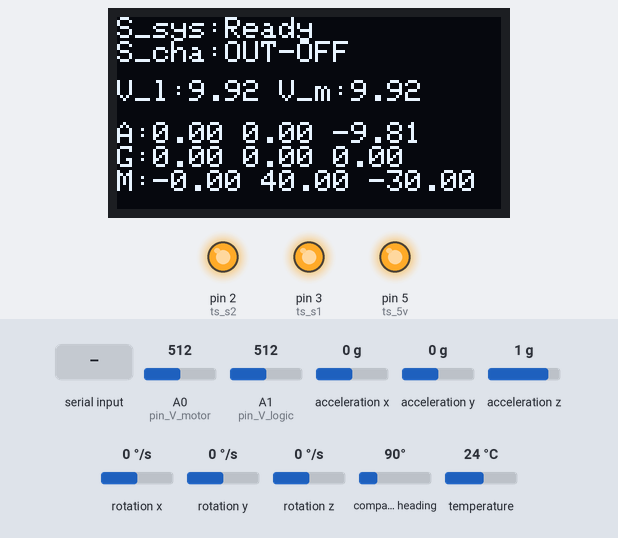
Simulated run of this sketch. Board: Arduino Uno, built with avr-gcc and run on an emulated ATmega328P. On the bench: 128×64 one-colour display, output pins drawn as LEDs (lit = HIGH). The test bench sets the inputs (shaded band); at power-on: acceleration x 0 g, A0 (pin_V_motor) = 512, A1 (pin_V_logic) = 512, acceleration z 1 g, acceleration y 0 g, rotation x 0 °/s, rotation y 0 °/s, rotation z 0 °/s, compass heading 90°, temperature 24 °C. The display library's start-up logo is not drawn; the ROS host is connected and sends only what is stated; pins used as bus, display or sensor lines are not drawn; what the sketch prints to the serial monitor is not drawn.

Above: at 4.7 s.
4.8 s: "u" received over Serial
At 5.5 s:
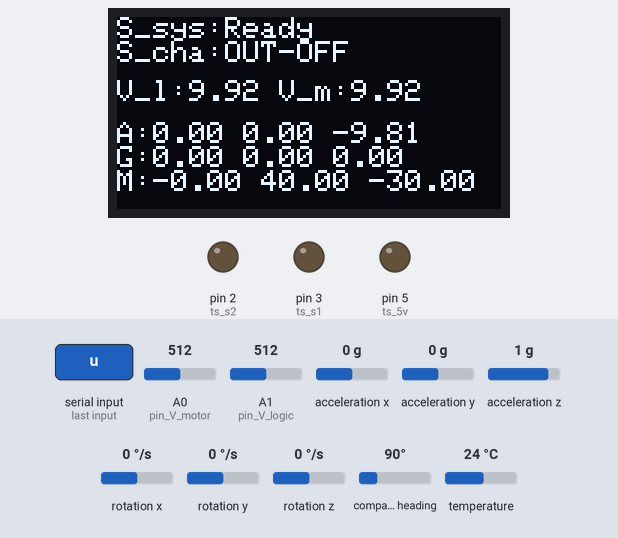
6.3 s: acceleration x set to -1.4 g
At 7.5 s:
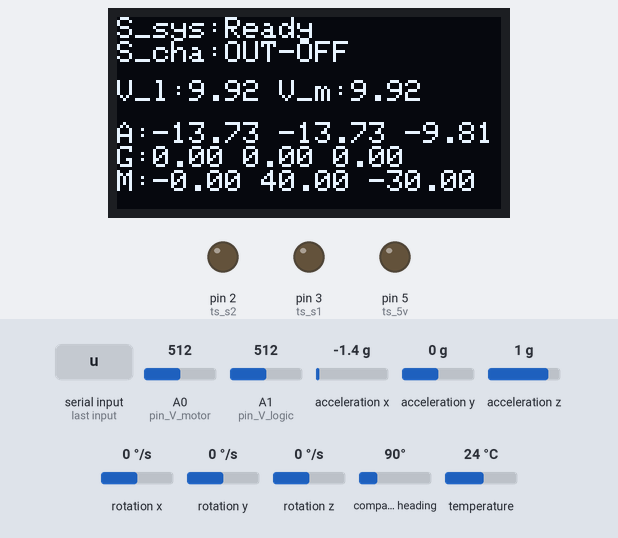
7.8 s: A0 (pin_V_motor) set to 716
At 8.5 s:
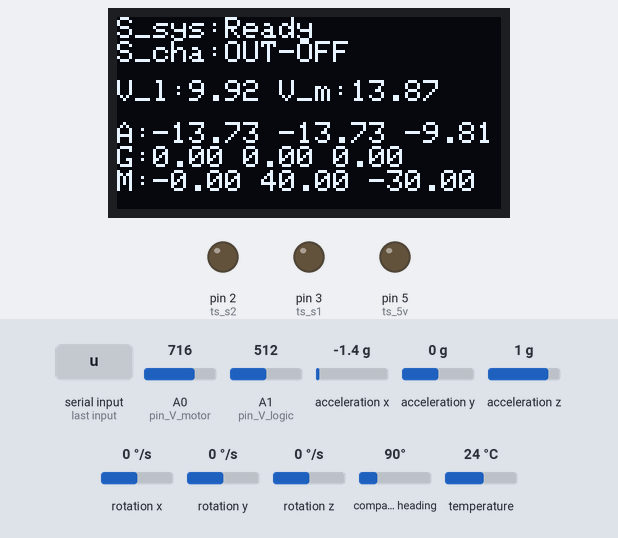
9.3 s: A1 (pin_V_logic) set to 992
At 10.1 s:
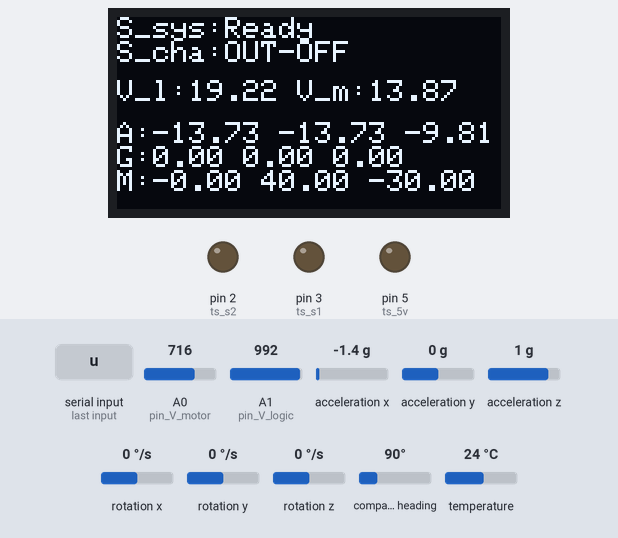
10.8 s: "d" received over Serial
At 11.2 s:
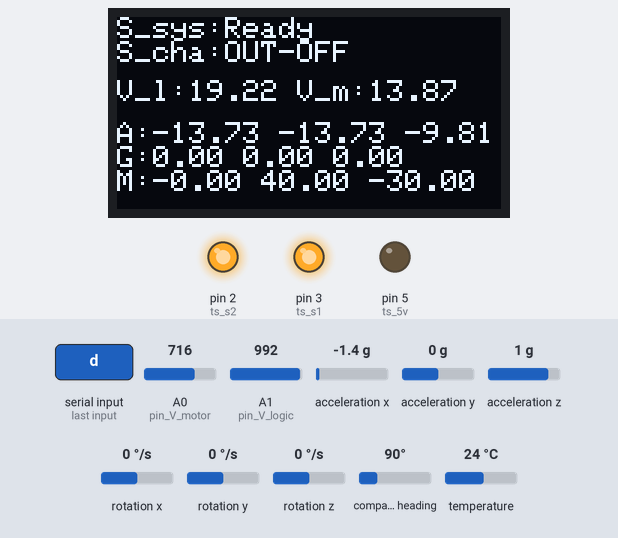
12.3 s: acceleration z set to 0.2 g
At 13.5 s:
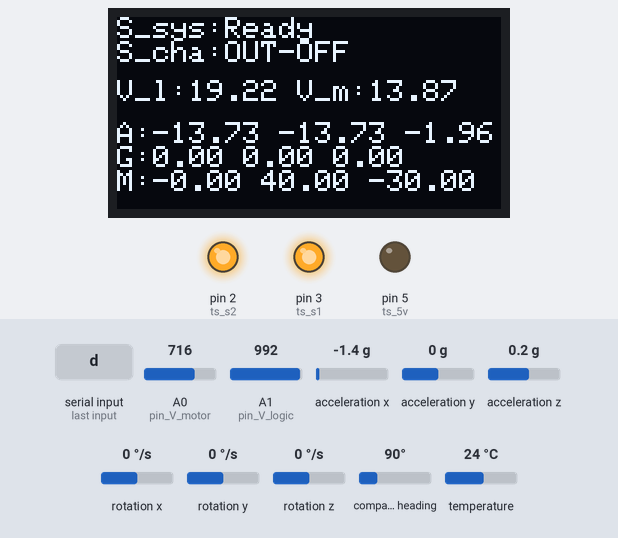
13.8 s: acceleration z set to -0.1 g
Timing chart, 0 to 16.3 s (numbered marks = the images above; inputs shaded):
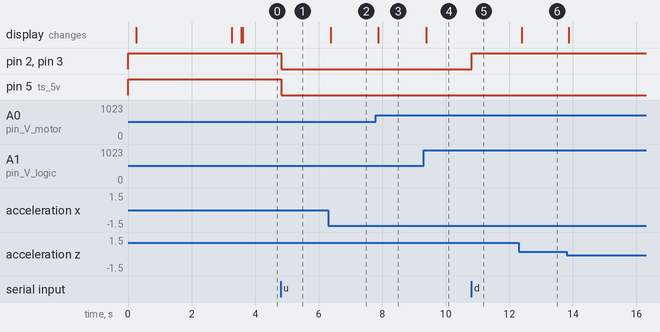

Measured:
- after the input at 4.8 s, pin 2 (ts_s2), pin 3 (ts_s1), pin 5 (ts_5v): HIGH → LOW at once
- after the input at 6.3 s, the display: changes after 0.07 s (image 2)
- after the input at 7.8 s, the display: changes after 0.07 s (image 3)
- after the input at 9.3 s, the display: changes after 0.08 s (image 4)
- after the input at 10.8 s, pin 2 (ts_s2), pin 3 (ts_s1): LOW → HIGH at once
- after the input at 12.3 s, the display: changes after 0.09 s (image 6)

The sketch:

arduino_tprobot_041701.ino
```cpp
//include ==================================================================================
  //ROS
#include <ros.h>
#include <std_msgs/Float32.h>

ros::NodeHandle  nh;
std_msgs::Float32 temp_msg;
ros::Publisher pub_temp("temperature", &temp_msg);

  //OLED
#include <Wire.h>
#include <Adafruit_GFX.h>
#include <Adafruit_SSD1306.h>
#define OLED_RESET 4
Adafruit_SSD1306 display(OLED_RESET);
#define NUMFLAKES 10
#define XPOS 0
#define YPOS 1
#define DELTAY 2
#define LOGO16_GLCD_HEIGHT 16
#define LOGO16_GLCD_WIDTH  16
#if (SSD1306_LCDHEIGHT != 64)
#error("Height incorrect, please fix Adafruit_SSD1306.h!");
#endif
  //IMU
#include <MPU9250.h>
MPU9250 IMU(Wire,0x68);

//pin name ==================================================================================
  //acctuator
int ts_5v = 5,ts_gnd = 4,ts_s1 = 3,ts_s2 = 2;
  //votages
int pin_V_logic = A1, pin_V_motor = A0;

//var declarence ==================================================================================
  //Votages
float V_logic = 0,V_motor = 0;
  //IMU
int status;
float Acc_ax = 0,Acc_ay = 0,Acc_az = 0,Acc_gx = 0,Acc_gy = 0,Acc_gz = 0,Acc_mx = 0,Acc_my = 0,Acc_mz = 0;
  //Status
String Status_sys = "Ready",Status_charger = "OUT-OFF";
  //Serial
int Msg_Serial = 0;

// setup ==================================================================================
void setup()   {
  //pinMode and Init
    // Actuator
  pinMode(ts_5v, OUTPUT);pinMode(ts_gnd, OUTPUT);pinMode(ts_s1, OUTPUT);pinMode(ts_s2, OUTPUT); // switch 4 V+ // switch 3 V- // switch 2 // switch 1
  digitalWrite(ts_s1,HIGH);digitalWrite(ts_s2,HIGH);digitalWrite(ts_5v,HIGH);digitalWrite(ts_gnd,HIGH); //Setup these pins to pull-up

  // serial to display data
  Serial.begin(19200);while(!Serial) {}delay(200);

  // IMU:start communication with IMU
  status = IMU.begin();
  if (status < 0) {Status_sys = "IMU fails";}
  // setting the accelerometer full scale range to +/-8G
  IMU.setAccelRange(MPU9250::ACCEL_RANGE_8G);
  // setting the gyroscope full scale range to +/-500 deg/s
  IMU.setGyroRange(MPU9250::GYRO_RANGE_500DPS);
  // setting DLPF bandwidth to 20 Hz
  IMU.setDlpfBandwidth(MPU9250::DLPF_BANDWIDTH_20HZ);
  // setting SRD to 19 for a 50 Hz update rate
  IMU.setSrd(19);

  // OLED:by default, we'll generate the high voltage from the 3.3v line internally! (neat!)
  display.begin(SSD1306_SWITCHCAPVCC, 0x3C);  // initialize with the I2C addr 0x3D (for the 128x64)
  display.display();delay(3000);// show welcome screen
  for (int i=1; i <= 3; i++){for (int j=1; j <= 50; j++){display.invertDisplay(true);delay(3-i);display.invertDisplay(false);delay(3-i);}}// welcome animation
  display.setTextSize(1);display.setTextColor(WHITE);

  //ROS temperature
  nh.initNode();
  nh.advertise(pub_temp);
}

//ROS publisher_timer
long publisher_timer;

// main loop ==================================================================================
void loop() {
  //Data collecting
    //IMU: Data collecting
  IMU.readSensor();
  Acc_ax = IMU.getAccelX_mss(); Acc_ay = IMU.getAccelY_mss(); Acc_az = IMU.getAccelZ_mss();
  Acc_gx = IMU.getGyroX_rads(); Acc_gy = IMU.getGyroY_rads(); Acc_gz = IMU.getGyroZ_rads();
  Acc_mx = IMU.getMagX_uT(); Acc_my = IMU.getMagY_uT(); Acc_mz = IMU.getMagZ_uT();
    //Votages
  V_logic = analogRead(pin_V_logic)/51.62;
  V_motor = analogRead(pin_V_motor)/51.62;

  //Serial: transfer data
    //IMU
  Serial.print(Acc_ax,3);Serial.print(" ");Serial.print(IMU.getAccelY_mss(),3);Serial.print(" ");Serial.print(IMU.getAccelZ_mss(),3);Serial.print(" ");
  Serial.print(IMU.getGyroX_rads(),3);Serial.print(" ");Serial.print(IMU.getGyroY_rads(),3);Serial.print(" ");Serial.print(IMU.getGyroZ_rads(),3);Serial.print(" ");
  Serial.print(IMU.getMagX_uT(),3);Serial.print(" ");Serial.print(IMU.getMagY_uT(),3);Serial.print(" ");Serial.print(IMU.getMagZ_uT(),3);Serial.print(" ");
  Serial.print(IMU.getTemperature_C(),3);Serial.print(" ");
    //Votages
  Serial.print(V_logic);Serial.print(" ");Serial.print(V_motor);Serial.println(" ");

  //Serial: read command and do
  if (Serial.available() > 0){Msg_Serial = Serial.read();}
  if (Msg_Serial != 0){move_actuator(Msg_Serial);Msg_Serial = 0;}

  //OLED: display
  display.clearDisplay();
  display.setCursor(0,0);
  display.print("S_sys:");display.println(Status_sys);
  display.print("S_cha:");display.print(Status_charger);
  display.setCursor(0,21);
  display.print("V_l:");display.print(V_logic);display.print(" V_m:");display.println(V_motor);
  display.setCursor(0,35);
  display.print("A:");display.print(Acc_ax);display.print(" ");display.print(Acc_ax);display.print(" ");display.println(Acc_az);
  display.print("G:");display.print(Acc_gx);display.print(" ");display.print(Acc_gy);display.print(" ");display.println(Acc_gz);
  display.print("M:");display.print(Acc_mx);display.print(" ");display.print(Acc_my);display.print(" ");display.println(Acc_mz);
  display.display();

  //ROS
  if (millis() > publisher_timer) {

  temp_msg.data = IMU.getTemperature_C();
  pub_temp.publish(&temp_msg);

  publisher_timer = millis() + 1000;
  }

  //ROS spinOnce
  nh.spinOnce();
}

// functions ==================================================================================
int move_actuator(int cmd)
{      if (cmd == 'u') {digitalWrite(ts_s1,LOW); digitalWrite(ts_s2,LOW);digitalWrite(ts_5v,LOW);digitalWrite(ts_gnd,LOW);} //go up
  else if (cmd == 'd') {digitalWrite(ts_s1,HIGH);digitalWrite(ts_s2,HIGH);digitalWrite(ts_5v,LOW);digitalWrite(ts_gnd,LOW);} //go down
  else if (cmd == 's') {digitalWrite(ts_5v,HIGH);digitalWrite(ts_gnd,HIGH);} //stop
  else {return 0;}}
```
